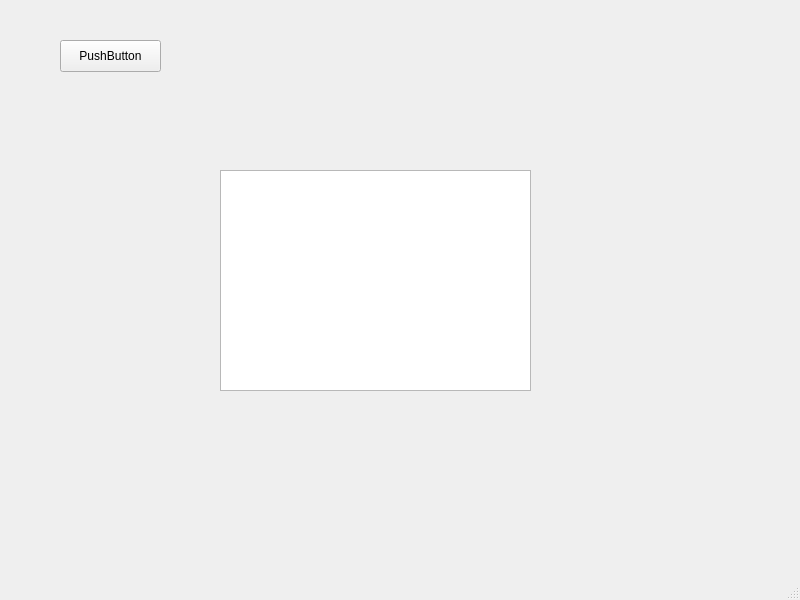
<?xml version="1.0" encoding="UTF-8"?>
<ui version="4.0">
 <class>MainWindow</class>
 <widget class="QMainWindow" name="MainWindow">
  <property name="geometry">
   <rect>
    <x>0</x>
    <y>0</y>
    <width>800</width>
    <height>600</height>
   </rect>
  </property>
  <property name="windowTitle">
   <string>MainWindow</string>
  </property>
  <widget class="QWidget" name="centralwidget">
   <widget class="QTableView" name="doctorInfo">
    <property name="geometry">
     <rect>
      <x>220</x>
      <y>170</y>
      <width>311</width>
      <height>221</height>
     </rect>
    </property>
   </widget>
   <widget class="QPushButton" name="backToAgenda">
    <property name="geometry">
     <rect>
      <x>60</x>
      <y>40</y>
      <width>101</width>
      <height>32</height>
     </rect>
    </property>
    <property name="text">
     <string>PushButton</string>
    </property>
   </widget>
  </widget>
  <widget class="QMenuBar" name="menubar">
   <property name="geometry">
    <rect>
     <x>0</x>
     <y>0</y>
     <width>800</width>
     <height>24</height>
    </rect>
   </property>
  </widget>
  <widget class="QStatusBar" name="statusbar"/>
 </widget>
 <resources/>
 <connections/>
</ui>
